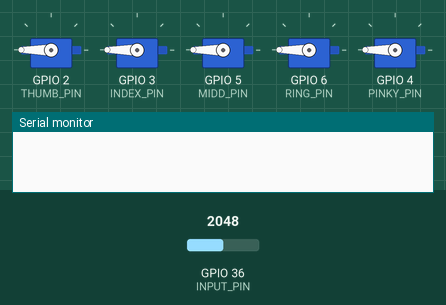
Bench run of a sketch on a simulated ESP32. Shown: 5 × servo, the last lines printed to the serial monitor. The test bench sets the inputs (shaded band); at power-on: GPIO 36 (INPUT_PIN) = 2048.

Above: at 0.1 s.
At 0.8 s:
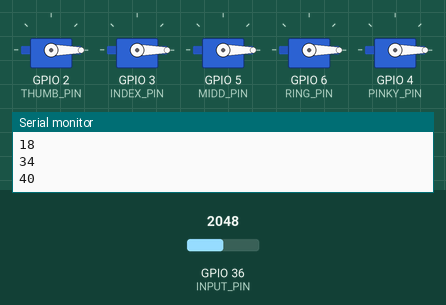
Timing chart, 0 to 8.6 s (numbered marks = the images above):
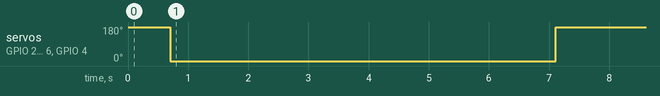

Measured:
- by itself, servo on GPIO 2 (THUMB_PIN), servo on GPIO 3 (INDEX_PIN), servo on GPIO 5 (MIDD_PIN), servo on GPIO 6 (RING_PIN), servo on GPIO 4 (PINKY_PIN): 180° → 0° at 0.70 s, → 180° 6.4 s later

The sketch:

5_ServoControl.ino
```cpp
// Servo Control - BioAmp EXG Pill
// https://github.com/upsidedownlabs/BioAmp-EXG-Pill

// Upside Down Labs invests time and resources providing this open source code,
// please support Upside Down Labs and open-source hardware by purchasing
// products from Upside Down Labs!

// Copyright (c) 2021 Upside Down Labs - contact@upsidedownlabs.tech

// Permission is hereby granted, free of charge, to any person obtaining a copy
// of this software and associated documentation files (the "Software"), to deal
// in the Software without restriction, including without limitation the rights
// to use, copy, modify, merge, publish, distribute, sublicense, and/or sell
// copies of the Software, and to permit persons to whom the Software is
// furnished to do so, subject to the following conditions:

// The above copyright notice and this permission notice shall be included in all
// copies or substantial portions of the Software.

// THE SOFTWARE IS PROVIDED "AS IS", WITHOUT WARRANTY OF ANY KIND, EXPRESS OR
// IMPLIED, INCLUDING BUT NOT LIMITED TO THE WARRANTIES OF MERCHANTABILITY,
// FITNESS FOR A PARTICULAR PURPOSE AND NONINFRINGEMENT. IN NO EVENT SHALL THE
// AUTHORS OR COPYRIGHT HOLDERS BE LIABLE FOR ANY CLAIM, DAMAGES OR OTHER
// LIABILITY, WHETHER IN AN ACTION OF CONTRACT, TORT OR OTHERWISE, ARISING FROM,
// OUT OF OR IN CONNECTION WITH THE SOFTWARE OR THE USE OR OTHER DEALINGS IN THE
// SOFTWARE.

#if defined(ESP32)
  // ESP32 Servo library
  #include <ESP32Servo.h>
#else
  // Arduino Servo library
  #include <Servo.h>
#endif

// Samples per second
#define SAMPLE_RATE 500

// Make sure to set the same baud rate on your Serial Monitor/Plotter
#define BAUD_RATE 115200

// Change if not using A0 analog pin
#define INPUT_PIN A0

// envelopee buffer size
// High value -> smooth but less responsive
// Low value -> not smooth but responsive
#define BUFFER_SIZE 64

// Initializing 5 servo fingers
Servo thumb;
Servo index;
Servo midd;
Servo ring;
Servo pinky;

// Servo pin (Change as per your connection)
#define THUMB_PIN 2
#define INDEX_PIN 3
#define MIDD_PIN 5
#define RING_PIN 6
#define PINKY_PIN 4

// EMG Threshold value, different for each user
// Check by plotting EMG envelopee data on Serial plotter
#define EMG_THRESHOLD 47

// Servo open & close angles
#define SERVO_OPEN 10
#define SERVO_CLOSE 180

int circular_buffer[BUFFER_SIZE];
int data_index, sum;
int flag=0;
Servo servo;

void setup() {
  // Serial connection begin
  Serial.begin(BAUD_RATE);
  // Attach servo
  thumb.attach(THUMB_PIN);
  thumb.write(0);
  index.attach(INDEX_PIN);
  index.write(0);
  midd.attach(MIDD_PIN);
  midd.write(0);
  ring.attach(RING_PIN);
  ring.write(0);
  pinky.attach(PINKY_PIN);
  pinky.write(0);
}

void loop() {
  // Calculate elapsed time
  static unsigned long past = 0;
  unsigned long present = micros();
  unsigned long interval = present - past;
  past = present;

  // Run timer
  static long timer = 0;
  timer -= interval;

  // Sample and get envelope
  if(timer < 0) {
    timer += 1000000 / SAMPLE_RATE;

    // RAW EMG Values
    int sensor_value = analogRead(INPUT_PIN);

    // Filtered EMG
    int signal = EMGFilter(sensor_value);

    // EMG envelopee
    int envelope = getEnvelope(abs(signal));

    // Move servo
    if(envelope > EMG_THRESHOLD) {
      ring.write(0);
      thumb.write(0);
      index.write(0);
      midd.write(0);
      pinky.write(0);
      delay(100);
    }
    else {
      ring.write(180);
      thumb.write(180);
      index.write(180);
      midd.write(180);
      pinky.write(180);
      delay(100);
    }

    // EMG Raw signal
    // Serial.print(signal);
    // // Data seprator
    // Serial.print(",");
    // EMG envelopee
    Serial.println(envelope);
  }
}

// envelope detection algorithm
int getEnvelope(int abs_emg){
  sum -= circular_buffer[data_index];
  sum += abs_emg;
  circular_buffer[data_index] = abs_emg;
  data_index = (data_index + 1) % BUFFER_SIZE;
  return (sum/BUFFER_SIZE) * 2;
}

// Band-Pass Butterworth IIR digital filter, generated using filter_gen.py.
// Sampling rate: 500.0 Hz, frequency: [74.5, 149.5] Hz.
// Filter is order 4, implemented as second-order sections (biquads).
// Reference:
// https://docs.scipy.org/doc/scipy/reference/generated/scipy.signal.butter.html
// https://courses.ideate.cmu.edu/16-223/f2020/Arduino/FilterDemos/filter_gen.py
float EMGFilter(float input)
{
  float output = input;
  {
    static float z1, z2; // filter section state
    float x = output - 0.05159732*z1 - 0.36347401*z2;
    output = 0.01856301*x + 0.03712602*z1 + 0.01856301*z2;
    z2 = z1;
    z1 = x;
  }
  {
    static float z1, z2; // filter section state
    float x = output - -0.53945795*z1 - 0.39764934*z2;
    output = 1.00000000*x + -2.00000000*z1 + 1.00000000*z2;
    z2 = z1;
    z1 = x;
  }
  {
    static float z1, z2; // filter section state
    float x = output - 0.47319594*z1 - 0.70744137*z2;
    output = 1.00000000*x + 2.00000000*z1 + 1.00000000*z2;
    z2 = z1;
    z1 = x;
  }
  {
    static float z1, z2; // filter section state
    float x = output - -1.00211112*z1 - 0.74520226*z2;
    output = 1.00000000*x + -2.00000000*z1 + 1.00000000*z2;
    z2 = z1;
    z1 = x;
  }
  return output;
}
```
